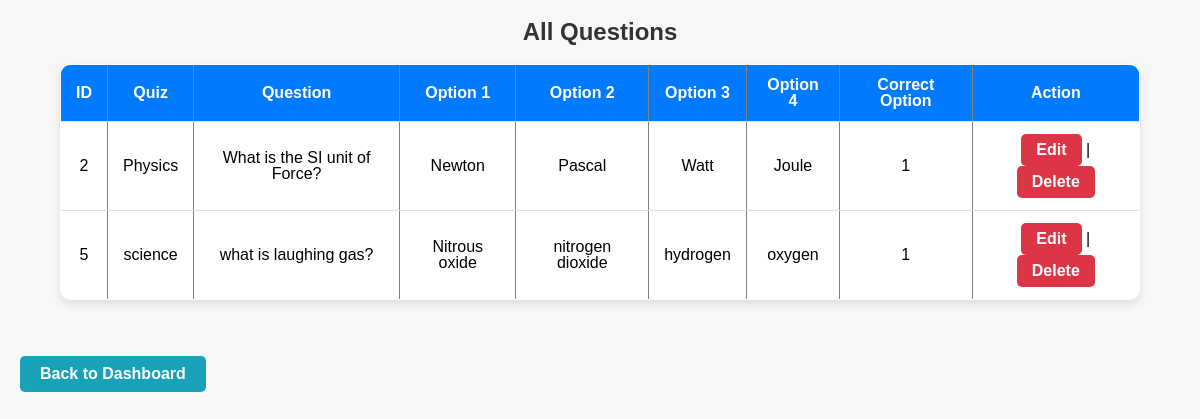
The app's page /view_question.php with its own data.
### tables this page shows
CREATE TABLE `question` (
  `question_id` int(11) NOT NULL,
  `quiz_id` int(11) DEFAULT NULL,
  `question_text` varchar(255) DEFAULT NULL,
  `option1` varchar(100) DEFAULT NULL,
  `option2` varchar(100) DEFAULT NULL,
  `option3` varchar(100) DEFAULT NULL,
  `option4` varchar(100) DEFAULT NULL,
  `correct_option` int(11) DEFAULT NULL
);

CREATE TABLE `quiz` (
  `quiz_id` int(11) NOT NULL,
  `quiz_title` varchar(100) DEFAULT NULL,
  `total_questions` int(11) DEFAULT NULL
);

### view_question.php (the view, shortened to what this page needs)
<?php
include("db_connection.php");
$result = mysqli_query($conn,
    "SELECT q.question_id, q.question_text, q.option1, q.option2, q.option3, q.option4, q.correct_option, z.quiz_title
     FROM question q
     JOIN quiz z ON q.quiz_id = z.quiz_id
     ORDER BY q.quiz_id"
);
?>
<!DOCTYPE html>
<html lang="en">
<head>
    <link rel="stylesheet" href="style.css">
</head>
<body>
    <h2>All Questions</h2>
    <table border="1" cellpadding="10">
        <tr>
            <th>ID</th>
            <th>Quiz</th>
            <th>Question</th>
            <th>Option 1</th>
            <th>Option 2</th>
            <th>Option 3</th>
            <th>Option 4</th>
            <th>Correct Option</th>
            <th>Action</th>
        </tr>
        <?php while($row = mysqli_fetch_assoc($result)) { ?>
        <tr>
            <td><?php echo $row['question_id']; ?></td>
            <td><?php echo $row['quiz_title']; ?></td>
            <td><?php echo $row['question_text']; ?></td>
            <td><?php echo $row['option1']; ?></td>
            <td><?php echo $row['option2']; ?></td>
            <td><?php echo $row['option3']; ?></td>
            <td><?php echo $row['option4']; ?></td>
            <td><?php echo $row['correct_option']; ?></td>
            <td>
<a href="add_question.php?edit_id=<?php echo $row['question_id']; ?>">Edit</a> |
<a href="view_question.php?delete_id=<?php echo $row['question_id']; ?>"
onclick="return confirm('Are you sure to delete?')">Delete</a>
            </td>
        </tr>
        <?php } ?>
    </table>
    <br>
    <a href="admin_dashboard.php">Back to Dashboard</a>
</body>
</html>

### style.css (style rules this page uses)
body { font-family: Arial, Helvetica, sans-serif; background-color: #f7f7f7; margin: 0; padding: 0; line-height: 1; }
a { display: inline-block; padding: 10px 20px; margin: 5px; background-color: #6c757d; color: #fff; text-decoration: none; border-radius: 5px; font-weight: bold; transition: all 0.3s ease; }
h1, h2 { text-align: center; color: #333; }
table { width: 90%; margin: 20px auto; border-collapse: collapse; background-color: #fff; border-radius: 10px; overflow: hidden; box-shadow: 0 4px 8px rgba(0,0,0,0.1); }
table th, table td { padding: 12px 15px; text-align: center; border-bottom: 1px solid #ddd; }
table th { background-color: #007bff; color: #fff; }
table a { display: inline-block; color: #fff; text-decoration: none; font-weight: bold; background-color: #dc3545; padding: 8px 15px; border-radius: 5px; transition: all 0.3s ease; margin: 0; }
body > a { display: inline-block; margin: 20px; padding: 10px 20px; background-color: #17a2b8; color: #fff; text-decoration: none; border-radius: 5px; font-weight: bold; transition: all 0.3s ease; }

### records on screen
question: question_id "2", quiz.quiz_title "Physics", question_text "What is the SI unit of Force?", option1 "Newton", option2 "Pascal", option3 "Watt", option4 "Joule", correct_option "1"
question: question_id "5", quiz.quiz_title "science", question_text "what is laughing gas?", option1 "Nitrous oxide", option2 "nitrogen dioxide", option3 "hydrogen", option4 "oxygen", correct_option "1"
